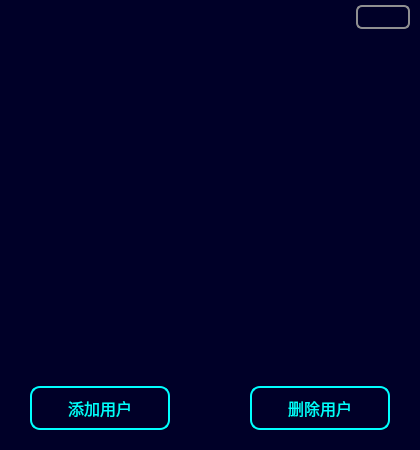
<?xml version="1.0" encoding="UTF-8"?>
<ui version="4.0">
 <class>UserManagement</class>
 <widget class="QDialog" name="UserManagement">
  <property name="geometry">
   <rect>
    <x>0</x>
    <y>0</y>
    <width>420</width>
    <height>450</height>
   </rect>
  </property>
  <property name="minimumSize">
   <size>
    <width>420</width>
    <height>450</height>
   </size>
  </property>
  <property name="maximumSize">
   <size>
    <width>420</width>
    <height>450</height>
   </size>
  </property>
  <property name="windowTitle">
   <string>Dialog</string>
  </property>
  <property name="styleSheet">
   <string notr="true">*{
color:rgb(0, 255, 255);
background:rgb(0, 255, 255);
font-size:15px;
font-style:MingLiU-ExtB;
}
QWidget{
border:2px sold rgb(0, 255, 255);
background:rgb(0, 0, 40);
}
QLineEdit{
color:rgb(0, 255, 255);
background-color:#405361;
height:40px;
border-style:outset;
border-radius:10px;
border:2px solid rgb(0, 255, 255);
font-size:16px;
font-style:MingLiU-ExtB;
}
QPushButton{
width:150px;
height:40px;
border-style:outset;
border-radius:10px;
border:2px solid rgb(0, 255, 255);
font-size:16px;
font-style:MingLiU-ExtB;
}
QPushButton:pressed{
color:rgb(0, 0, 50);
background-color:rgb(0, 255, 255);
border-style:inset;
font-style:MingLiU-ExtB;
}
QLabel{
color:rgb(0, 255, 255);
background:rgba(85,170,255,0);
height:40px;
font-size:16px;
font-style:MingLiU-ExtB;
}
QTableWidget{

}
QTableWidget::item:hover{
color:rgb(0, 0, 50);
background-color:rgb(0, 255, 255);
}
QTableWidget::item:selected{
color:rgb(0, 0, 50);
background-color:rgb(0, 255, 255);
}
QHeaderView{
color:rgb(0, 0, 50);
background:transparent;
font-size:16px;
font-style:MingLiU-ExtB;
}
QHeaderView:pressed {
background-color: qlineargradient(x1: 0, y1: 0, x2: 0, y2: 1,
		stop: 0 #dadbde, stop: 1 #f6f7fa);
}</string>
  </property>
  <layout class="QGridLayout" name="gridLayout">
   <property name="leftMargin">
    <number>10</number>
   </property>
   <property name="topMargin">
    <number>5</number>
   </property>
   <property name="rightMargin">
    <number>10</number>
   </property>
   <property name="bottomMargin">
    <number>20</number>
   </property>
   <property name="horizontalSpacing">
    <number>10</number>
   </property>
   <property name="verticalSpacing">
    <number>5</number>
   </property>
   <item row="2" column="0">
    <layout class="QHBoxLayout" name="horizontalLayout">
     <property name="spacing">
      <number>80</number>
     </property>
     <property name="leftMargin">
      <number>20</number>
     </property>
     <property name="rightMargin">
      <number>20</number>
     </property>
     <item>
      <widget class="QPushButton" name="AddUserBtn">
       <property name="text">
        <string>添加用户</string>
       </property>
      </widget>
     </item>
     <item>
      <widget class="QPushButton" name="DelUserBtn">
       <property name="text">
        <string>删除用户</string>
       </property>
      </widget>
     </item>
    </layout>
   </item>
   <item row="1" column="0">
    <widget class="QTableWidget" name="UserManagementWidget">
     <property name="mouseTracking">
      <bool>false</bool>
     </property>
    </widget>
   </item>
   <item row="0" column="0">
    <layout class="QHBoxLayout" name="UserManagementCloseLayout">
     <item>
      <spacer name="horizontalSpacer">
       <property name="orientation">
        <enum>Qt::Horizontal</enum>
       </property>
       <property name="sizeHint" stdset="0">
        <size>
         <width>40</width>
         <height>20</height>
        </size>
       </property>
      </spacer>
     </item>
     <item>
      <widget class="QPushButton" name="UserManagementCloseBtn">
       <property name="styleSheet">
        <string notr="true">QPushButton {
	border: 2px solid #8f8f91;
	border-radius: 6px;
	background-color: qlineargradient(x1: 0, y1: 0, x2: 0, y2: 1,
                                      stop: 0 #f6f7fa, stop: 1 #dadbde);
	width: 50px;
	height: 20px;
}

QPushButton:pressed {
	background-color: qlineargradient(x1: 0, y1: 0, x2: 0, y2: 1,
                                      stop: 0 #dadbde, stop: 1 #f6f7fa);
}

QPushButton:flat {
    border: none; /* no border for a flat push button */
}

QPushButton:default {
    border-color: navy; /* make the default button prominent */
}</string>
       </property>
       <property name="text">
        <string/>
       </property>
      </widget>
     </item>
    </layout>
   </item>
  </layout>
 </widget>
 <resources/>
 <connections/>
</ui>
